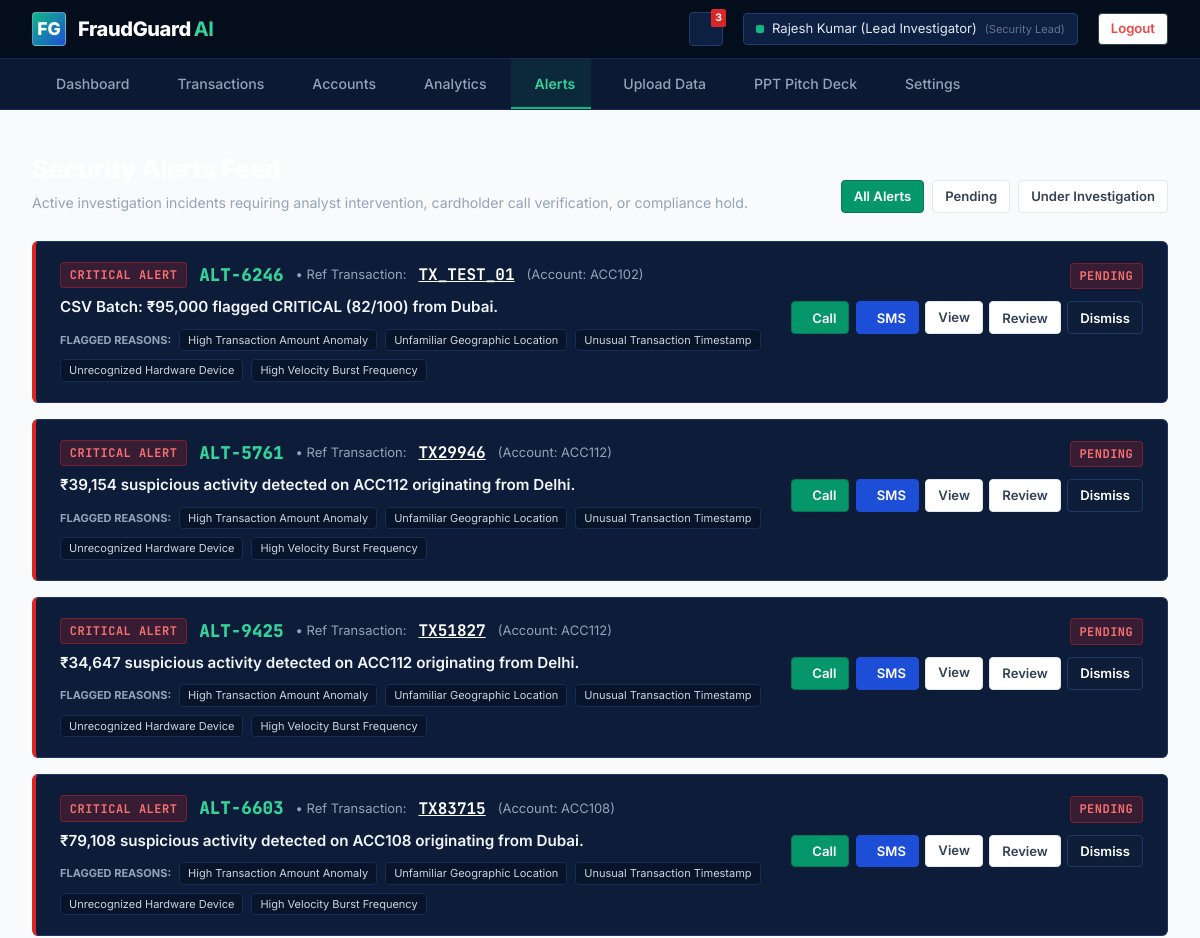
/alerts (signed in, upper part), run on an earlier commit of the app's database.
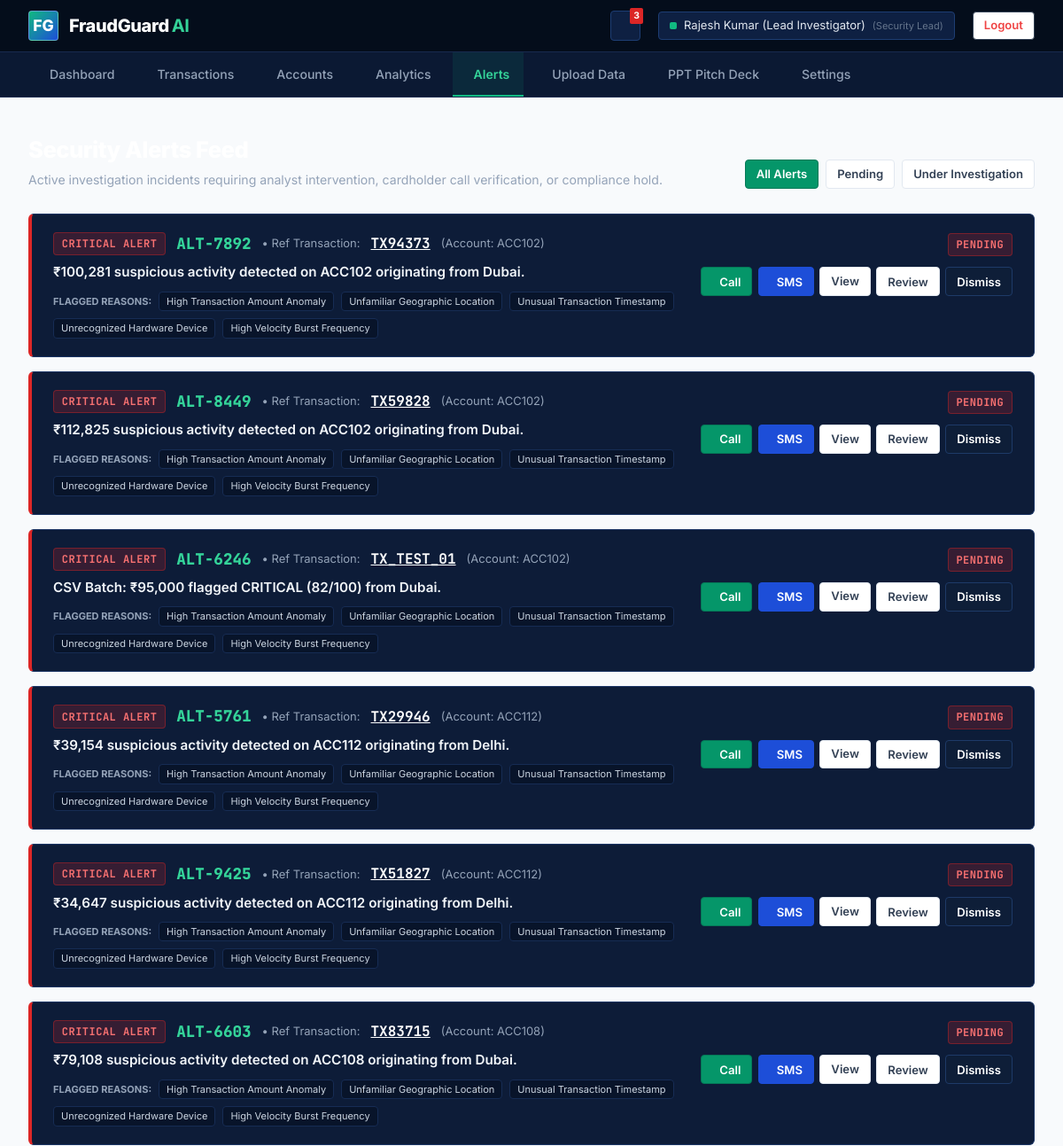
And on a later commit of the database.
### tables this page shows
CREATE TABLE alerts (
            id INTEGER PRIMARY KEY AUTOINCREMENT,
            alert_id TEXT UNIQUE NOT NULL,
            transaction_id TEXT NOT NULL,
            account_id TEXT NOT NULL,
            severity TEXT NOT NULL,
            message TEXT NOT NULL,
            reasons TEXT DEFAULT '[]',
            status TEXT DEFAULT 'PENDING',
            created_at TIMESTAMP DEFAULT CURRENT_TIMESTAMP,
            FOREIGN KEY (transaction_id) REFERENCES transactions (transaction_id)
        );

### app.py (the view)
@app.route('/alerts')
@login_required
def alerts_view():
    status_filter = request.args.get('status', 'ALL')
    alerts_list = get_all_alerts(status_filter=status_filter)
    for a in alerts_list:
        try:
            a['reasons_list'] = json.loads(a['reasons']) if a['reasons'] else []
        except Exception:
            a['reasons_list'] = []
    return render_template('alerts.html', alerts=alerts_list, status_filter=status_filter)

### app.py (called while the page is built)
def login_required(f):
    @wraps(f)
    def decorated_function(*args, **kwargs):
        if 'user_id' not in session:
            if request.is_json or request.path.startswith('/api/'):
                return jsonify({'success': False, 'message': 'Authentication required. Please log in.'}), 401
            return redirect(url_for('login_view', next=request.url))
        return f(*args, **kwargs)
    return decorated_function

### database.py (called while the page is built)
def get_db_connection():
    os.makedirs(os.path.dirname(DB_PATH), exist_ok=True)
    conn = sqlite3.connect(DB_PATH, timeout=30.0)
    conn.row_factory = sqlite3.Row
    return conn

def get_all_alerts(status_filter=None):
    conn = get_db_connection()
    if status_filter and status_filter != 'ALL':
        rows = conn.execute('SELECT * FROM alerts WHERE status = ? ORDER BY id DESC', (status_filter,)).fetchall()
    else:
        rows = conn.execute('SELECT * FROM alerts ORDER BY id DESC').fetchall()
    conn.close()
    return [dict(r) for r in rows]

### templates/alerts.html (shortened to what this page needs)
{% extends "base.html" %}
{% block content %}
<div class="app-main-content">
    <div style="margin-bottom: 1.75rem; display: flex; justify-content: space-between; align-items: flex-end;">
        <div>
            <h1 style="font-size: 1.6rem; font-weight: 800; color: #FFFFFF; letter-spacing: -0.02em;">
            </h1>
            <p style="font-size: 0.88rem; color: #94A3B8; margin-top: 0.2rem;">
                Active investigation incidents requiring analyst intervention, cardholder call verification, or compliance hold.
            </p>
        </div>
        <div style="display: flex; gap: 0.5rem;">
            <a href="{{ url_for('alerts_view', status='ALL') }}" class="btn btn-sm {% if status_filter == 'ALL' %}btn-green{% else %}btn-secondary{% endif %}">
                All Alerts
            </a>
            <a href="{{ url_for('alerts_view', status='PENDING') }}" class="btn btn-sm {% if status_filter == 'PENDING' %}btn-green{% else %}btn-secondary{% endif %}">
                Pending
            </a>
            <a href="{{ url_for('alerts_view', status='UNDER_INVESTIGATION') }}" class="btn btn-sm {% if status_filter == 'UNDER_INVESTIGATION' %}btn-green{% else %}btn-secondary{% endif %}">
                Under Investigation
            </a>
        </div>
    </div>
    <div style="display: flex; flex-direction: column; gap: 1rem;">
        {% for alert in alerts %}
        <div id="alert-row-{{ alert.alert_id }}" class="panel-card" style="border-left: 4px solid {% if alert.severity == 'CRITICAL' %}#DC2626{% elif alert.severity == 'HIGH' %}#EA580C{% else %}#D97706{% endif %}; padding: 1.25rem 1.5rem;">
            <div style="display: flex; justify-content: space-between; align-items: flex-start; gap: 1.5rem; flex-wrap: wrap;">
                <div style="flex: 1; min-width: 320px;">
                    <div style="display: flex; align-items: center; gap: 0.75rem; margin-bottom: 0.5rem;">
                        <span class="risk-tag {{ alert.severity.lower() }}">
                            {{ alert.severity }} ALERT
                        </span>
                        <span class="mono" style="font-weight: 800; color: #34D399; font-size: 1.1rem;">
                            {{ alert.alert_id }}
                        </span>
                        <span style="color: #94A3B8; font-size: 13px;">&bull; Ref Transaction:</span>
                        <a href="{{ url_for('transaction_details_view', tx_id=alert.transaction_id) }}" class="mono" style="font-weight: 700; color: #FFFFFF; text-decoration: underline;">
                            {{ alert.transaction_id }}
                        </a>
                        <span style="color: #94A3B8; font-size: 13px;">(Account: {{ alert.account_id }})</span>
                    </div>
                    <div style="font-size: 0.95rem; font-weight: 600; color: #F1F5F9; margin-bottom: 0.6rem;">
                        {{ alert.message }}
                    </div>
                    {% if alert.reasons_list %}
                    <div style="display: flex; flex-wrap: wrap; gap: 0.5rem; align-items: center;">
                        <span style="font-size: 11px; font-weight: 700; color: #94A3B8; text-transform: uppercase;">FLAGGED REASONS:</span>
                        {% for r in alert.reasons_list %}
                        <span style="background: #08142A; border: 1px solid #162C54; border-radius: 4px; padding: 2px 8px; font-size: 11px; color: #CBD5E1;">
                            {{ r }}
                        </span>
                        {% endfor %}
                    </div>
                    {% endif %}
                </div>
                <div style="display: flex; flex-direction: column; align-items: flex-end; gap: 0.75rem;">
                    <div>
                        <span id="status-badge-{{ alert.alert_id }}" class="risk-tag {% if alert.status == 'PENDING' %}critical{% elif alert.status == 'UNDER_INVESTIGATION' %}medium{% else %}low{% endif %}">
                            {{ alert.status }}
                        </span>
                    </div>
                    <div style="display: flex; gap: 0.4rem; flex-wrap: wrap;">
                        <button class="btn btn-green btn-sm btn-call-customer" data-account-id="{{ alert.account_id }}" data-tx-id="{{ alert.transaction_id }}">
                             Call
                        </button>
                        <button class="btn btn-primary btn-sm btn-send-message" data-account-id="{{ alert.account_id }}" data-tx-id="{{ alert.transaction_id }}">
                             SMS
                        </button>
                        <a href="{{ url_for('transaction_details_view', tx_id=alert.transaction_id) }}" class="btn btn-secondary btn-sm">
                            View
                        </a>
                        <button class="btn btn-secondary btn-sm btn-review-alert" data-alert-id="{{ alert.alert_id }}">
                            Review
                        </button>
                        <button class="btn btn-dark btn-sm btn-dismiss-alert" data-alert-id="{{ alert.alert_id }}">
                            Dismiss
                        </button>
                    </div>
                </div>
            </div>
        </div>
        {% endfor %}
    </div>
</div>
{% endblock %}

### templates/base.html (shortened to what this page needs)
<!DOCTYPE html>
<html lang="en">
<head>
    <link rel="stylesheet" href="https://cdn.jsdelivr.net/npm/lucide-static@0.321.0/font/lucide.min.css">
    <link rel="stylesheet" href="{{ url_for('static', filename='css/style.css') }}">
</head>
<body class="{% if session.get('user_id') %}dark-mode{% endif %}">
    {% if not session.get('user_id') %}
    <header class="public-navbar">
        <div class="brand-container">
            <div class="brand-shield">FG</div>
            <div class="brand-title">FraudGuard<span>AI</span></div>
        </div>
        <ul class="public-nav-links">
            <li><a href="{{ url_for('landing_page') }}" class="{% if request.path == '/' %}active{% endif %}">Home</a></li>
            <li><a href="#how-it-works">How It Works</a></li>
            <li><a href="#features">Features</a></li>
            <li><a href="#analytics-preview">Analytics</a></li>
            <li><a href="#security-arch">Security</a></li>
        </ul>
        <div style="display: flex; align-items: center; gap: 1rem;">
            <a href="{{ url_for('login_view') }}" class="btn btn-primary btn-sm">Login to Console</a>
        </div>
    </header>
    {% else %}
    <header class="admin-header">
        <div class="brand-container">
            <a href="{{ url_for('dashboard_view') }}" style="display: flex; align-items: center; gap: 0.75rem;">
                <div class="brand-shield">FG</div>
                <div class="brand-title">FraudGuard<span>AI</span></div>
            </a>
        </div>
        <div class="user-badge-container">
            <a href="{{ url_for('alerts_view') }}" class="notif-bell-btn" title="Pending Security Alerts">
                <span class="notif-badge-count" id="headerAlertCount">3</span>
            </a>
            <div class="admin-user-pill">
                <span style="display: inline-block; width: 8px; height: 8px; background: #10B981; border-radius: 2px;"></span>
                <span>{{ session.get('user_name', 'Administrator') }}</span>
                <span style="color: #64748B; font-size: 11px;">(Security Lead)</span>
            </div>
            <a href="{{ url_for('logout_view') }}" class="btn btn-secondary btn-sm" style="color: #EF4444; border-color: #334155;">Logout</a>
        </div>
    </header>
    <nav class="admin-nav-bar">
        <a href="{{ url_for('dashboard_view') }}" class="admin-nav-link {% if request.path == '/dashboard' %}active{% endif %}">
             Dashboard
        </a>
        <a href="{{ url_for('transactions_view') }}" class="admin-nav-link {% if request.path.startswith('/transactions') %}active{% endif %}">
             Transactions
        </a>
        <a href="{{ url_for('accounts_view') }}" class="admin-nav-link {% if request.path.startswith('/accounts') %}active{% endif %}">
             Accounts
        </a>
        <a href="{{ url_for('analytics_view') }}" class="admin-nav-link {% if request.path == '/analytics' %}active{% endif %}">
             Analytics
        </a>
        <a href="{{ url_for('alerts_view') }}" class="admin-nav-link {% if request.path == '/alerts' %}active{% endif %}">
             Alerts
        </a>
        <a href="{{ url_for('upload_view') }}" class="admin-nav-link {% if request.path == '/upload' %}active{% endif %}">
             Upload Data
        </a>
        <a href="{{ url_for('presentation_view') }}" class="admin-nav-link {% if request.path == '/presentation' %}active{% endif %}">
             PPT Pitch Deck
        </a>
        <a href="{{ url_for('settings_view') }}" class="admin-nav-link {% if request.path == '/settings' %}active{% endif %}">
             Settings
        </a>
    </nav>
    {% endif %}
    <main>
        {% block content %}{% endblock %}
    </main>
</body>
</html>

What changed in the data, as far as the page shows it:
added alerts: severity "CRITICAL", alert_id "ALT-7892", transaction_id "TX94373", account_id "ACC102", message "₹100,281 suspicious activity detected on ACC102 originating from Dubai.", reasons_list "High Transaction Amount Anomaly" "Unfamiliar Geographic Location" "Unusual Transaction Timestamp" "Unrecognized Hardware Device" "High Velocity Burst Frequency", status "PENDING"
added alerts: severity "CRITICAL", alert_id "ALT-8449", transaction_id "TX59828", account_id "ACC102", message "₹112,825 suspicious activity detected on ACC102 originating from Dubai.", reasons_list "High Transaction Amount Anomaly" "Unfamiliar Geographic Location" "Unusual Transaction Timestamp" "Unrecognized Hardware Device" "High Velocity Burst Frequency", status "PENDING"
